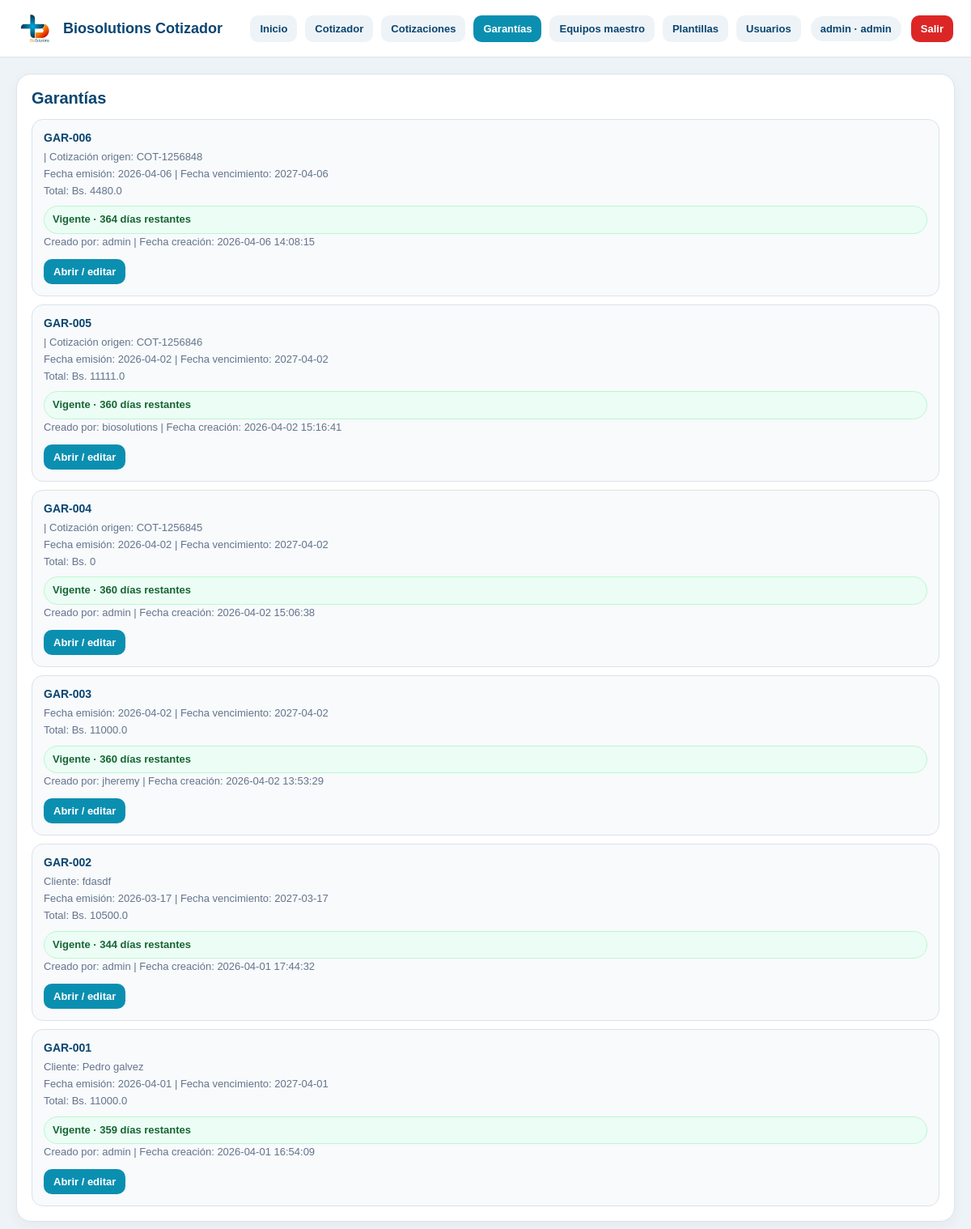
Page /garantias (signed in) on the earlier database version.
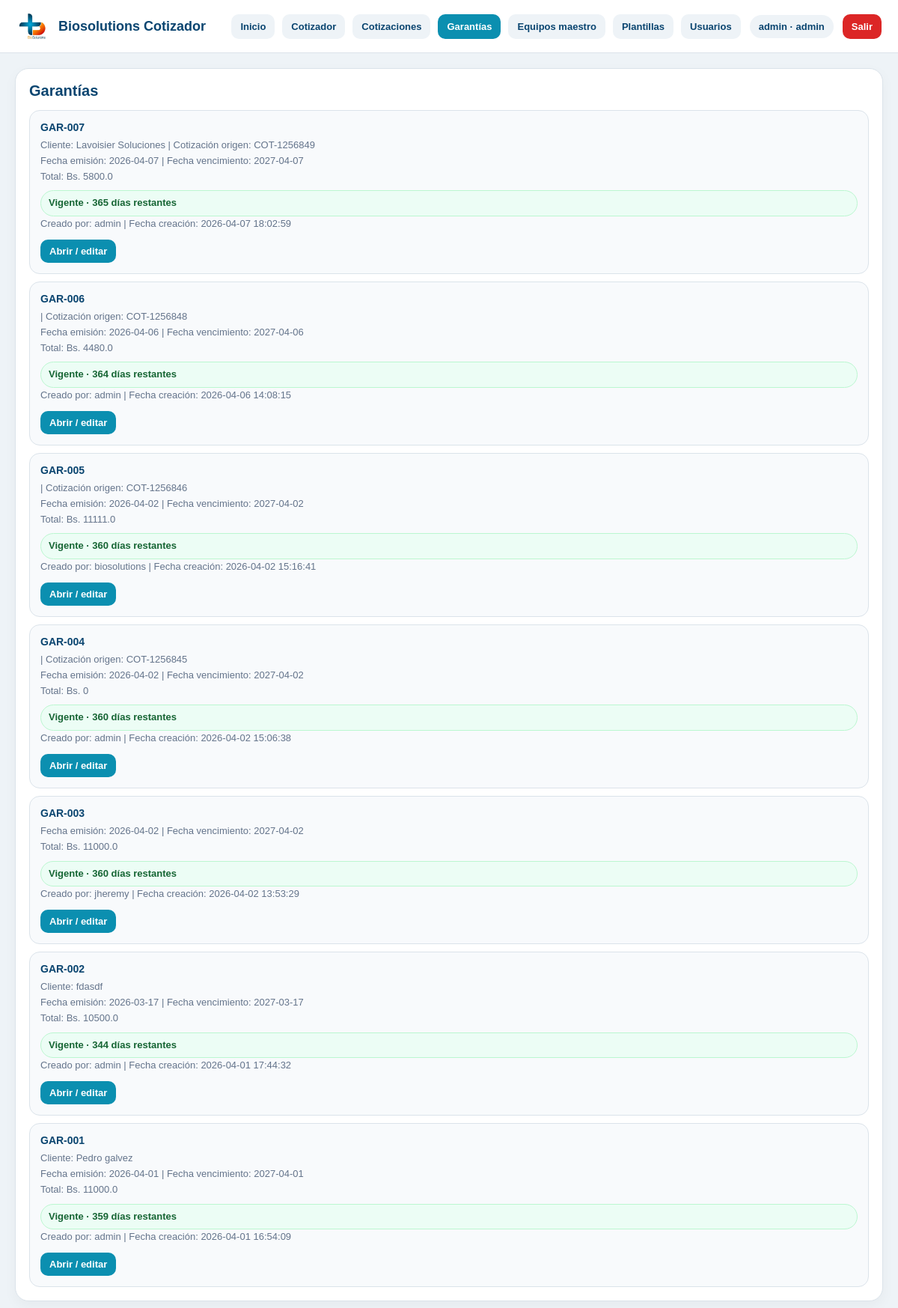
Same page on the later database version.
### tables this page shows
CREATE TABLE garantias (
            id INTEGER PRIMARY KEY AUTOINCREMENT,
            cotizacion_id INTEGER NOT NULL,
            numero_garantia TEXT,
            fecha_emision TEXT,
            fecha_vencimiento TEXT,
            cliente_nombre TEXT,
            cliente_documento TEXT,
            texto_garantia TEXT,
            total REAL DEFAULT 0,
            payload_json TEXT,
            creado_por_user_id INTEGER,
            actualizado_por_user_id INTEGER,
            creado_en TEXT DEFAULT CURRENT_TIMESTAMP,
            actualizado_en TEXT DEFAULT CURRENT_TIMESTAMP
        );

CREATE TABLE cotizaciones (
    id INTEGER PRIMARY KEY AUTOINCREMENT,
    numero TEXT,
    fecha TEXT,
    cliente TEXT,
    atencion TEXT,
    ciudad TEXT,
    validez TEXT,
    forma_pago TEXT,
    observaciones TEXT,
    moneda TEXT DEFAULT 'BOB',
    total REAL DEFAULT 0,
    estado TEXT DEFAULT 'borrador'
, payload_json TEXT, creado_por_user_id INTEGER, actualizado_por_user_id INTEGER, creado_en TEXT, actualizado_en TEXT, estado_documental TEXT DEFAULT 'borrador');

CREATE TABLE usuarios (
    id INTEGER PRIMARY KEY AUTOINCREMENT,
    username TEXT NOT NULL UNIQUE,
    password_hash TEXT NOT NULL,
    nombre TEXT,
    rol TEXT NOT NULL DEFAULT 'editor',
    activo INTEGER NOT NULL DEFAULT 1,
    creado_en TEXT NOT NULL DEFAULT CURRENT_TIMESTAMP
);

### app.py (the view)
@app.route("/garantias")
@login_required
def garantias_page():
    conn = get_db_connection()
    ensure_auth_schema(conn)
    garantias_rows = conn.execute("""
        SELECT
            g.*,
            c.numero AS cotizacion_numero,
            uc.username AS creado_por_username,
            ua.username AS actualizado_por_username
        FROM garantias g
        LEFT JOIN cotizaciones c ON c.id = g.cotizacion_id
        LEFT JOIN usuarios uc ON uc.id = g.creado_por_user_id
        LEFT JOIN usuarios ua ON ua.id = g.actualizado_por_user_id
        ORDER BY g.id DESC
    """).fetchall()
    garantias = []
    for row in garantias_rows:
        item = dict(row)
        item["estado_calculado"] = get_garantia_status(row["fecha_vencimiento"])
        item["dias_restantes"] = get_garantia_days_remaining(row["fecha_vencimiento"])
        garantias.append(item)
    conn.close()
    return render_template("garantias.html", garantias=garantias, active_page="garantias")

### app.py (called while the page is built)
def get_db_connection():
    conn = sqlite3.connect(DB_PATH, timeout=10)
    conn.row_factory = sqlite3.Row
    return conn

def ensure_payload_json_column(conn):
    columns = conn.execute("PRAGMA table_info(cotizaciones)").fetchall()
    column_names = [col["name"] for col in columns]
    if "payload_json" not in column_names:
        conn.execute("ALTER TABLE cotizaciones ADD COLUMN payload_json TEXT")
        conn.commit()

def ensure_users_table(conn):
    conn.execute("""
        CREATE TABLE IF NOT EXISTS usuarios (
            id INTEGER PRIMARY KEY AUTOINCREMENT,
            username TEXT NOT NULL UNIQUE,
            password_hash TEXT NOT NULL,
            nombre TEXT,
            rol TEXT NOT NULL DEFAULT 'editor',
            activo INTEGER NOT NULL DEFAULT 1,
            creado_en TEXT NOT NULL DEFAULT CURRENT_TIMESTAMP
        )
    """)
    conn.commit()

def ensure_documentos_schema(conn):
    ensure_payload_json_column(conn)
    ensure_cotizaciones_audit_columns(conn)
    ensure_cotizacion_documental_column(conn)
    ensure_entregas_table(conn)
    ensure_garantias_table(conn)

def ensure_auth_schema(conn):
    ensure_users_table(conn)
    ensure_documentos_schema(conn)

### templates/garantias.html (shortened to what this page needs)
{% extends "base.html" %}
{% block content %}
<section class="page-card">
  <h2>Garantías</h2>
  {% if garantias %}
    <div class="lib-list">
      {% for g in garantias %}
        <div class="lib-card">
          <strong>{{ g["numero_garantia"] or "Sin número" }}</strong>
          <span>
            {% if g["cliente_nombre"] %}Cliente: {{ g["cliente_nombre"] }}{% endif %}
            {% if g["cotizacion_numero"] %} | Cotización origen: {{ g["cotizacion_numero"] }}{% endif %}
          </span>
          <span>
            {% if g["fecha_emision"] %}Fecha emisión: {{ g["fecha_emision"] }}{% endif %}
            {% if g["fecha_vencimiento"] %} | Fecha vencimiento: {{ g["fecha_vencimiento"] }}{% endif %}
          </span>
          <span>
            Total: Bs. {{ g["total"] or 0 }}
          </span>
          {% if g["estado_calculado"] == "vigente" %}
            <span class="status-chip vigente">Vigente{% if g["dias_restantes"] is not none %} · {{ g["dias_restantes"] }} días restantes{% endif %}</span>
          {% elif g["estado_calculado"] == "proxima_a_vencer" %}
            <span class="status-chip proxima">Próxima a vencer{% if g["dias_restantes"] is not none %} · {{ g["dias_restantes"] }} días restantes{% endif %}</span>
          {% elif g["estado_calculado"] == "vencida" %}
            <span class="status-chip vencida">Vencida{% if g["dias_restantes"] is not none %} · {{ g["dias_restantes"]|abs }} días{% endif %}</span>
          {% else %}
            <span class="status-chip">Sin fecha</span>
          {% endif %}
           <span>
            Creado por: {{ g["creado_por_username"] or "N/D" }}
            {% if g["creado_en"] %} | Fecha creación: {{ g["creado_en"] }}{% endif %}
          </span>
          <div class="actions">
            <a href="{{ url_for('garantia_detail_page', garantia_id=g['id']) }}">Abrir / editar</a>
          </div>
        </div>
      {% endfor %}
    </div>
  {% else %}
    <p class="tiny-note">Todavía no hay garantías generadas.</p>
  {% endif %}
</section>
{% endblock %}

Differences in the rows shown:
added garantias: numero_garantia "GAR-007", cliente_nombre "Lavoisier Soluciones", cotizacion_numero "COT-1256849", fecha_emision "2026-04-07", fecha_vencimiento "2027-04-07", total "5800.0", dias_restantes "365", username "admin", creado_en "2026-04-07 18:02:59"
